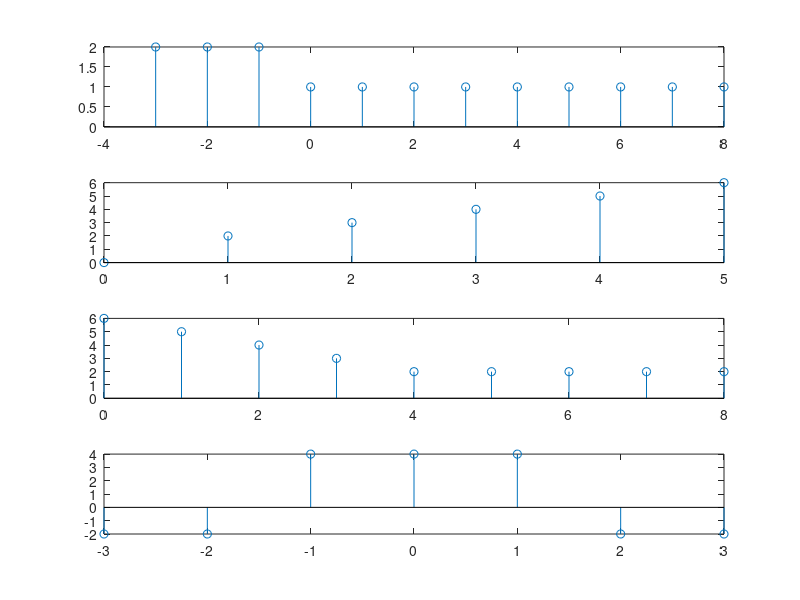

Here is the MATLAB script that generated this plot:
% u(n)
n=-3:8
for i=1:length(n)
    if i<4
        x(i)=2;
    else
        x(i)=1;
    end
end
subplot(4,1,1)
stem(n,x)

n=0:5
for i=1:length(n)
    if i<2
        x1(i)=0;
    else
        x1(i)=i;
    end
end
subplot(4,1,2)
stem(n,x1)

n=0:8
for i=1:length(n)
    if i<5
        x2(i)=7-i;
    else
        x2(i)=2;
    end
end
subplot(4,1,3)
stem(n,x2)

n=-3:3
u=[-2 -2 4 4 4 -2 -2]
subplot(4,1,4)
stem(n,u)
